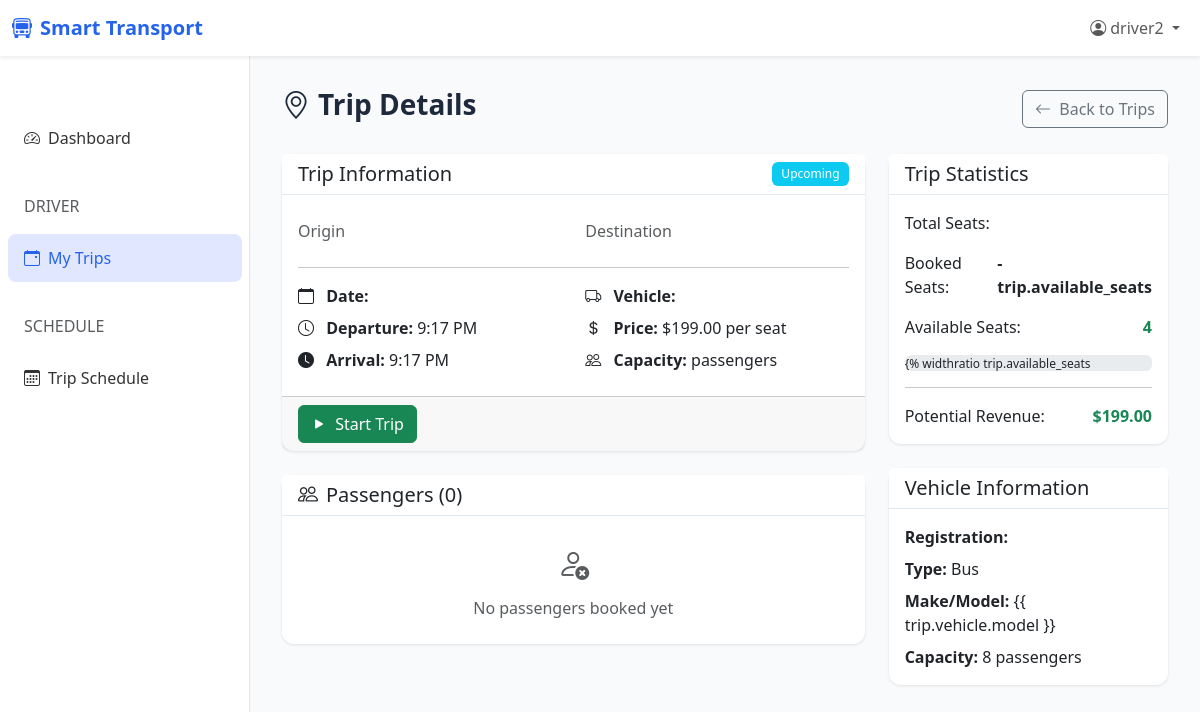
/driver/trips/1/ (signed in), run on the app's committed database.
### core/models.py (models this page shows, shortened)
class User(AbstractBaseUser, PermissionsMixin):
    class UserType(models.TextChoices):
        ADMINISTRATOR = 'Administrator', 'Administrator'
        DRIVER = 'Driver', 'Driver'
        PASSENGER = 'Passenger', 'Passenger'
    username = models.CharField(max_length=50, unique=True)
    email = models.EmailField(max_length=100, unique=True)
    phone = models.CharField(max_length=20, blank=True, null=True)
    user_type = models.CharField(
        max_length=20,
        choices=UserType.choices,
        default=UserType.PASSENGER
    )
    is_active = models.BooleanField(default=True)
    is_staff = models.BooleanField(default=False)
    created_at = models.DateTimeField(auto_now_add=True)
    updated_at = models.DateTimeField(auto_now=True)
    objects = UserManager()
    USERNAME_FIELD = 'email'
    REQUIRED_FIELDS = ['username']
    class Meta:
        db_table = 'users'
        verbose_name = 'User'
        verbose_name_plural = 'Users'
    @property
    def is_admin(self):
        return self.user_type == self.UserType.ADMINISTRATOR
    @property
    def is_driver(self):
        return self.user_type == self.UserType.DRIVER
    @property
    def is_passenger(self):
        return self.user_type == self.UserType.PASSENGER

class Trip(models.Model):
    class Status(models.TextChoices):
        UPCOMING = 'Upcoming', 'Upcoming'
        ONGOING = 'Ongoing', 'Ongoing'
        COMPLETED = 'Completed', 'Completed'
        CANCELLED = 'Cancelled', 'Cancelled'
    driver = models.ForeignKey(
        Driver,
        on_delete=models.SET_NULL,
        null=True,
        related_name='trips'
    )
    vehicle = models.ForeignKey(
        Vehicle,
        on_delete=models.SET_NULL,
        null=True,
        related_name='trips'
    )
    trip_name = models.CharField(max_length=100)
    start_location = models.CharField(max_length=255)
    end_location = models.CharField(max_length=255)
    departure_time = models.DateTimeField()
    arrival_time = models.DateTimeField()
    price = models.DecimalField(max_digits=10, decimal_places=2)
    available_seats = models.IntegerField()
    status = models.CharField(
        max_length=20,
        choices=Status.choices,
        default=Status.UPCOMING
    )
    cancelled_by = models.CharField(max_length=20, blank=True, null=True)
    cancellation_reason = models.TextField(blank=True, null=True)
    created_at = models.DateTimeField(auto_now_add=True)
    updated_at = models.DateTimeField(auto_now=True)
    class Meta:
        db_table = 'trips'
        verbose_name = 'Trip'
        verbose_name_plural = 'Trips'
        ordering = ['-departure_time']

class Vehicle(models.Model):
    class VehicleType(models.TextChoices):
        BUS = 'Bus', 'Bus'
        MINIBUS = 'Minibus', 'Minibus'
        VAN = 'Van', 'Van'
        CAR = 'Car', 'Car'
    class Status(models.TextChoices):
        AVAILABLE = 'Available', 'Available'
        IN_USE = 'In Use', 'In Use'
        MAINTENANCE = 'Maintenance', 'Maintenance'
        RETIRED = 'Retired', 'Retired'
    plate_number = models.CharField(max_length=20, unique=True)
    vehicle_type = models.CharField(
        max_length=20,
        choices=VehicleType.choices,
        default=VehicleType.BUS
    )
    model = models.CharField(max_length=50)
    brand = models.CharField(max_length=50)
    year = models.IntegerField()
    capacity = models.IntegerField()
    color = models.CharField(max_length=20)
    average_rating = models.DecimalField(
        max_digits=3,
        decimal_places=2,
        default=Decimal('0.00')
    )
    status = models.CharField(
        max_length=20,
        choices=Status.choices,
        default=Status.AVAILABLE
    )
    created_at = models.DateTimeField(auto_now_add=True)
    updated_at = models.DateTimeField(auto_now=True)
    class Meta:
        db_table = 'vehicles'
        verbose_name = 'Vehicle'
        verbose_name_plural = 'Vehicles'

### core/views.py (the view)
# urls.py: path('driver/trips/<int:trip_id>/', views.driver_trip_detail_view, name='driver_trip_detail'),
@login_required
@driver_required
def driver_trip_detail_view(request, trip_id):
    try:
        driver = request.user.driver_profile
    except Driver.DoesNotExist:
        messages.error(request, 'Driver profile not found.')
        return redirect('core:dashboard')
    trip = get_object_or_404(Trip, id=trip_id, driver=driver)
    bookings = TripBooking.objects.filter(
        trip=trip,
        status=TripBooking.Status.CONFIRMED
    ).select_related('user')
    return render(request, 'core/driver/trip_detail.html', {
        'trip': trip,
        'bookings': bookings
    })

### templates/core/driver/trip_detail.html (shortened to what this page needs)
{% extends 'base.html' %}
{% block content %}
<div class="page-header d-flex justify-content-between align-items-center">
  <h1><i class="bi bi-geo-alt me-2"></i>Trip Details</h1>
  <a href="{% url 'core:driver_trips' %}" class="btn btn-outline-secondary">
    <i class="bi bi-arrow-left me-1"></i> Back to Trips
  </a>
</div>
<div class="row">
  <div class="col-lg-8">
    <div class="card mb-4">
      <div
        class="card-header d-flex justify-content-between align-items-center"
      >
        <h5 class="mb-0">Trip Information</h5>
        {% if trip.status == 'Upcoming' %}
        <span class="badge bg-info">Upcoming</span>
        {% elif trip.status == 'Ongoing' %}
        <span class="badge bg-success">Ongoing</span>
        {% elif trip.status == 'Completed' %}
        <span class="badge bg-secondary">Completed</span>
        {% else %}
        <span class="badge bg-danger">Cancelled</span>
        {% endif %}
      </div>
      <div class="card-body">
        <div class="row mb-4">
          <div class="col-md-6">
            <p class="text-muted mb-0">Origin</p>
          </div>
          <div class="col-md-6">
            <p class="text-muted mb-0">Destination</p>
          </div>
        </div>
        <hr />
        <div class="row">
          <div class="col-md-6">
            <p class="mb-2">
              <i class="bi bi-calendar me-2"></i>
              <strong>Date:</strong> {{ trip.scheduled_date|date:"l, F d, Y" }}
            </p>
            <p class="mb-2">
              <i class="bi bi-clock me-2"></i>
              <strong>Departure:</strong> {{ trip.departure_time|time:"g:i A" }}
            </p>
            <p class="mb-2">
              <i class="bi bi-clock-fill me-2"></i>
              <strong>Arrival:</strong> {{ trip.arrival_time|time:"g:i A" }}
            </p>
          </div>
          <div class="col-md-6">
            <p class="mb-2">
              <i class="bi bi-truck me-2"></i>
              <strong>Vehicle:</strong> {{ trip.vehicle.registration_number }}
            </p>
            <p class="mb-2">
              <i class="bi bi-currency-dollar me-2"></i>
              <strong>Price:</strong> ${{ trip.price }} per seat
            </p>
            <p class="mb-2">
              <i class="bi bi-people me-2"></i>
              <strong>Capacity:</strong> {{ trip.max_passengers }} passengers
            </p>
          </div>
        </div>
      </div>
      {% if trip.status == 'Upcoming' or trip.status == 'Ongoing' %}
      <div class="card-footer">
        {% if trip.status == 'Upcoming' %}
        <a
          href="{% url 'core:driver_start_trip' trip.id %}"
          class="btn btn-success"
        >
          <i class="bi bi-play-fill me-1"></i> Start Trip
        </a>
        {% endif %}
      </div>
      {% endif %}
    </div>
    <div class="card">
      <div class="card-header">
        <h5 class="mb-0">
          <i class="bi bi-people me-2"></i>Passengers ({{ bookings|length }})
        </h5>
      </div>
      <div class="card-body p-0">
        {% if bookings %}
        <table class="table table-hover mb-0">
          <thead>
            <tr>
              <th>Passenger</th>
              <th>Contact</th>
              <th>Seats</th>
              <th>Special Requests</th>
              <th>Status</th>
            </tr>
          </thead>
          <tbody>
            {% for booking in bookings %}
            <tr>
              <td>{{ booking.passenger.get_full_name }}</td>
              <td>
                <a href="mailto:{{ booking.passenger.email }}"
                  >{{ booking.passenger.email }}</a
                >
              </td>
              <td>{{ booking.seats_booked }}</td>
              <td>
                {% if booking.special_requests %} {{
                booking.special_requests|truncatewords:5 }} {% else %}
                <span class="text-muted">None</span>
                {% endif %}
              </td>
              <td>
                {% if booking.status == 'Confirmed' %}
                <span class="badge bg-success">Confirmed</span>
                {% elif booking.status == 'Completed' %}
                <span class="badge bg-primary">Completed</span>
                {% else %}
                <span class="badge bg-danger">Cancelled</span>
                {% endif %}
              </td>
            </tr>
            {% endfor %}
          </tbody>
        </table>
        {% else %}
        <div class="text-center py-4 text-muted">
          <i class="bi bi-person-x" style="font-size: 2rem"></i>
          <p class="mt-2 mb-0">No passengers booked yet</p>
        </div>
        {% endif %}
      </div>
    </div>
  </div>
  <div class="col-lg-4">
    <div class="card mb-4">
      <div class="card-header">
        <h5 class="mb-0">Trip Statistics</h5>
      </div>
      <div class="card-body">
        <div class="d-flex justify-content-between mb-3">
          <span>Total Seats:</span>
        </div>
        <div class="d-flex justify-content-between mb-3">
          <span>Booked Seats:</span>
          <strong>{{ trip.max_passengers|add:"-trip.available_seats" }}</strong>
        </div>
        <div class="d-flex justify-content-between mb-3">
          <span>Available Seats:</span>
          <strong
            class="{% if trip.available_seats == 0 %}text-danger{% else %}text-success{% endif %}"
          >
            {{ trip.available_seats }}
          </strong>
        </div>
        <div class="progress mb-3">
          {% widthratio trip.available_seats trip.max_passengers 100 as
          available_percent %}
        </div>
        <hr />
        <div class="d-flex justify-content-between">
          <span>Potential Revenue:</span>
          <strong class="text-success">${{ trip.price }}</strong>
        </div>
      </div>
    </div>
    <div class="card">
      <div class="card-header">
        <h5 class="mb-0">Vehicle Information</h5>
      </div>
      <div class="card-body">
        <p class="mb-2">
          <strong>Registration:</strong> {{ trip.vehicle.registration_number }}
        </p>
        <p class="mb-2">
          <strong>Type:</strong> {{ trip.vehicle.get_vehicle_type_display }}
        </p>
        <p class="mb-2">
          <strong>Make/Model:</strong> {{ trip.vehicle.make }} {{
          trip.vehicle.model }}
        </p>
        <p class="mb-0">
          <strong>Capacity:</strong> {{ trip.vehicle.capacity }} passengers
        </p>
      </div>
    </div>
  </div>
</div>
{% endblock %}

### templates/base.html (shortened to what this page needs)
{% load static %}
<!DOCTYPE html>
<html lang="en">
  <head>
    <link
      href="https://cdn.jsdelivr.net/npm/bootstrap@5.3.2/dist/css/bootstrap.min.css"
      rel="stylesheet"
    />
    <link
      href="https://cdn.jsdelivr.net/npm/bootstrap-icons@1.11.1/font/bootstrap-icons.css"
      rel="stylesheet"
    />
  </head>
  <body>
    {% if user.is_authenticated %}
    <nav
      class="navbar navbar-expand-lg navbar-light bg-white fixed-top shadow-sm"
    >
      <div class="container-fluid">
        <a class="navbar-brand" href="{% url 'core:dashboard' %}">
          <i class="bi bi-bus-front me-2"></i>Smart Transport
        </a>
        <div class="collapse navbar-collapse" id="navbarNav">
          <ul class="navbar-nav ms-auto">
            <li class="nav-item dropdown">
              <a
                class="nav-link dropdown-toggle"
                href="#"
                id="userDropdown"
                role="button"
                data-bs-toggle="dropdown"
              >
                <i class="bi bi-person-circle me-1"></i>{{ user.username }}
              </a>
            </li>
          </ul>
        </div>
      </div>
    </nav>
    <nav class="sidebar d-none d-md-block">
      <div class="sidebar-sticky">
        <ul class="nav flex-column">
          <li class="nav-item">
            <a
              class="nav-link {% if request.resolver_match.url_name == 'dashboard' %}active{% endif %}"
              href="{% url 'core:dashboard' %}"
            >
              <i class="bi bi-speedometer2"></i>Dashboard
            </a>
          </li>
           {% if user.is_driver %}
          <li class="nav-item mt-3">
            <span class="nav-link text-muted small text-uppercase">Driver</span>
          </li>
          <li class="nav-item">
            <a
              class="nav-link {% if 'driver_trip' in request.resolver_match.url_name %}active{% endif %}"
              href="{% url 'core:driver_trips' %}"
            >
              <i class="bi bi-calendar-event"></i>My Trips
            </a>
          </li>
          {% endif %}
          <li class="nav-item mt-3">
            <span class="nav-link text-muted small text-uppercase"
              >Schedule</span
            >
          </li>
          <li class="nav-item">
            <a
              class="nav-link {% if 'trip_schedule' in request.resolver_match.url_name %}active{% endif %}"
              href="{% url 'core:trip_schedule' %}"
            >
              <i class="bi bi-calendar3"></i>Trip Schedule
            </a>
          </li>
        </ul>
      </div>
    </nav>
    <main class="main-content">
       {% block content %}{% endblock %}
    </main>
    {% else %} {% block auth_content %}{% endblock %} {% endif %}
  </body>
</html>

### templates/base.html (style rules this page uses)
:root { --primary-color: #2563eb; --secondary-color: #64748b; --success-color: #22c55e; --danger-color: #ef4444; --warning-color: #f59e0b; }
body { font-family: "Segoe UI", Tahoma, Geneva, Verdana, sans-serif; background-color: #f8fafc; }
.navbar-brand { font-weight: 700; color: var(--primary-color) !important; }
.sidebar { position: fixed; top: 56px; bottom: 0; left: 0; z-index: 100; padding: 48px 0 0; box-shadow: inset -1px 0 0 rgba(0, 0, 0, 0.1); background-color: #fff; width: 250px; }
.sidebar-sticky { position: relative; top: 0; height: calc(100vh - 56px); padding-top: 0.5rem; overflow-x: hidden; overflow-y: auto; }
.sidebar .nav-link { font-weight: 500; color: #333; padding: 0.75rem 1rem; margin: 0.125rem 0.5rem; border-radius: 0.5rem; }
.sidebar .nav-link.active { background-color: #e0e7ff; color: var(--primary-color); }
.sidebar .nav-link i { margin-right: 0.5rem; }
.main-content { margin-left: 250px; padding: 2rem; margin-top: 56px; }
.card { border: none; border-radius: 0.75rem; box-shadow: 0 1px 3px rgba(0, 0, 0, 0.1); }
.card-header { background-color: #fff; border-bottom: 1px solid #e2e8f0; font-weight: 600; }
.badge { font-weight: 500; padding: 0.5em 0.75em; }
.page-header { margin-bottom: 1.5rem; }
.page-header h1 { font-size: 1.75rem; font-weight: 700; color: #1e293b; }

### data on the page
User: username "driver2"
Trip: departure_time "9:17 PM", arrival_time "9:17 PM", price "199.00", available_seats "4", vehicle.vehicle_type "Bus", vehicle.capacity "8"

### other printed values
{{ bookings|length }} "0"
{{ trip.max_passengers|add:"-trip.available_seats" }} "-trip.available_seats"
